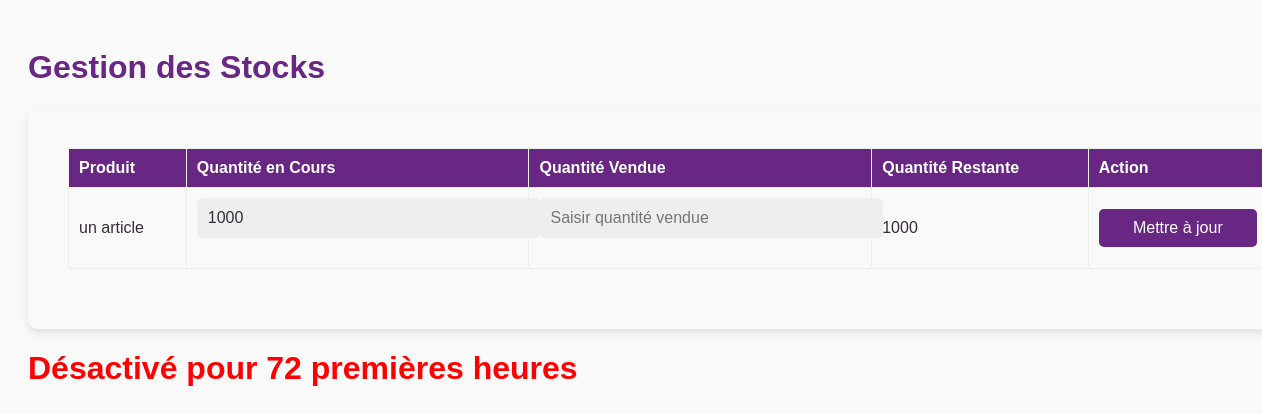
Before: /stock/ with the older database file.
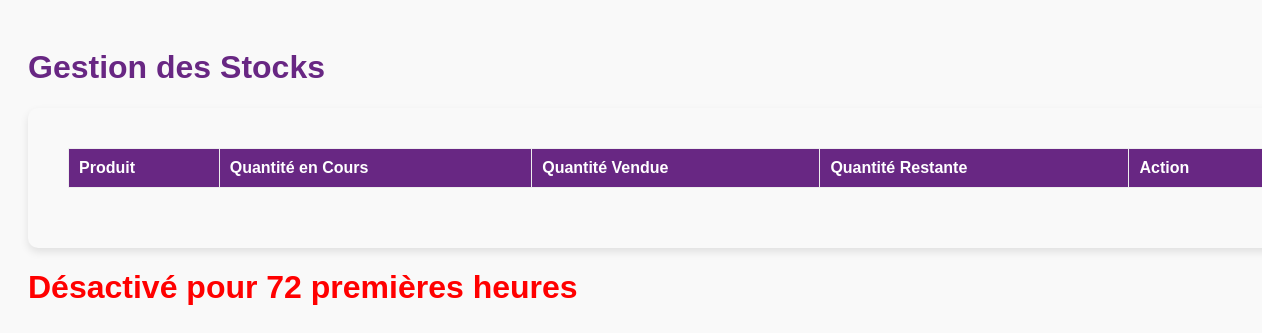
After: the same page with the newer database file.
### Pugnere/models.py (models this page shows, shortened)
class Stock(models.Model):
    produit = models.ForeignKey(Produit, on_delete=models.CASCADE, related_name='stocks')
    longueur = models.CharField(max_length=255)
    specificite = models.TextField()
    quantite_en_cours = models.PositiveIntegerField()
    quantite_restant = models.PositiveIntegerField()
    heure_date = models.DateTimeField(default=timezone.now)

class Produit(models.Model):
    nom = models.CharField(max_length=255)
    product_image = models.ImageField(upload_to='product_image/', null=True, blank=True)
    description = models.TextField(blank=True, null=True)
    prix = models.DecimalField(max_digits=10, decimal_places=2)
    entreprise = models.ForeignKey('Entreprise', on_delete=models.CASCADE, related_name='produits')

### Pugnere/views.py (the view, shortened to what this page needs)
# urls.py: path('stock/', views.stock_view, name='stock_view'),  # URL pour la gestion des stocks
def stock_view(request):
    produits = Produit.objects.all()
    stocks = Stock.objects.select_related('produit')
    context = {
        'stocks': stocks,
        'produits': produits
    }
    return render(request, 'stock.html', context)

### Pugnere/templates/stock.html (shortened to what this page needs)
<!DOCTYPE html>
<html lang="en">
<head>
</head>
<body>
    <h1>Gestion des Stocks</h1>
    <form method="POST" id="stock-form">
        <table>
            <thead>
                <tr>
                    <th>Produit</th>
                    <th>Quantité en Cours</th>
                    <th>Quantité Vendue</th>
                    <th>Quantité Restante</th>
                    <th>Action</th>
                </tr>
            </thead>
            <tbody>
                {% for stock in stocks %}
                <tr>
                    <td>{{ stock.produit.nom }}</td>
                    <td>
                        <input type="number" name="quantite_en_cours_{{ stock.produit.id }}" value="{{ stock.quantite_en_cours }}" placeholder="Modifier la quantité en cours">
                    </td>
                    <td>
                        <input type="number" name="quantite_vendue_{{ stock.produit.id }}" placeholder="Saisir quantité vendue">
                    </td>
                    <td>{{ stock.quantite_restant }}</td>
                    <td>
                        <button type="button" class="update-btn" data-produit-id="{{ stock.produit.id }}">Mettre à jour</button>
                    </td>
                </tr>
                {% endfor %}
            </tbody>
        </table>
    </form>
    <h1 style="color: red;">Désactivé pour 72 premières heures</h1>
</body>
</html>

Changed rows visible on the page:
removed Stock: produit.nom "un article", quantite_en_cours "1000", quantite_restant "1000"
